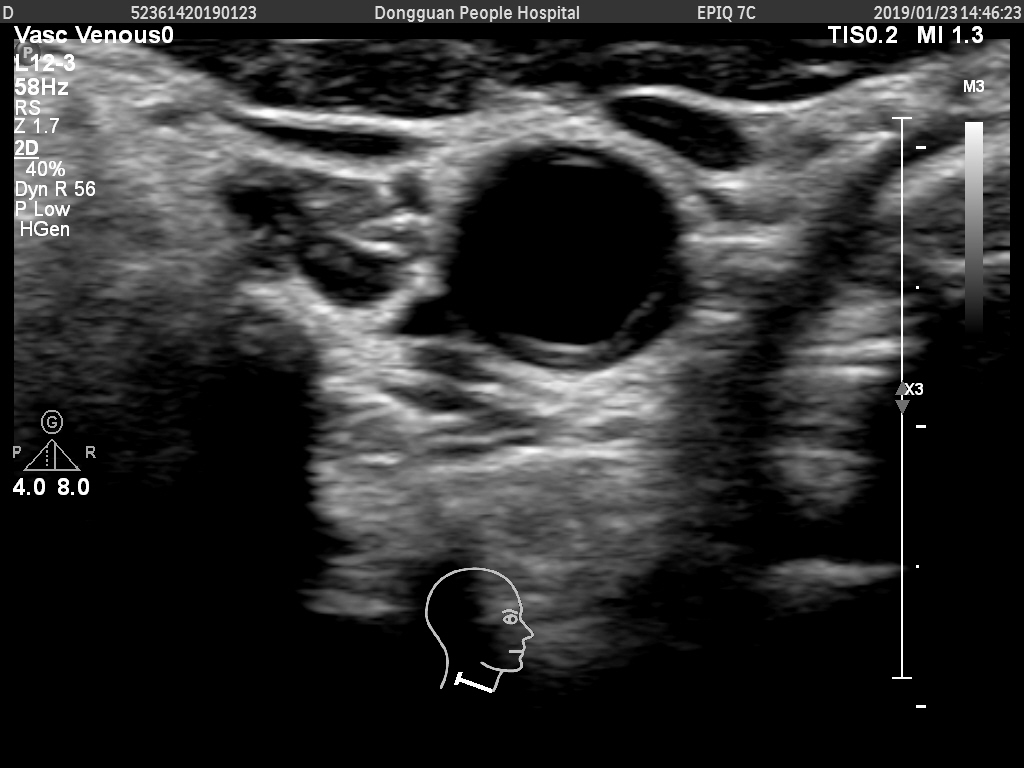
#> input picture workspace/AcademicAN/TwoStage/袁洪稳-右-硬化-横切.jpg, 1024 x 768 px
$ python leveSetCV.py
#> lines starting #> are read from the running program, lines starting #| are printed output that depends on the picture
import cv2
from pylab import*

Image = cv2.imread("../TwoStage/袁洪稳-右-硬化-横切.jpg", 1)  # 读入原图
#> Image is the input picture: shape (768, 1024, 3); min 0, max 255, mean 48
Image = Image[100:450, 300:700]
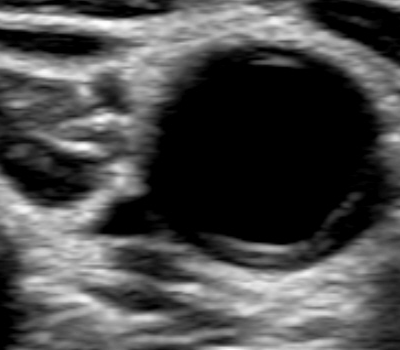
#> Image: shape (350, 400, 3); min 0, max 255, mean 75.2
image = cv2.cvtColor(Image, cv2.COLOR_BGR2GRAY)
img = np.array(image, dtype=np.float64)  # 读入到np的array中，并转化浮点类型

# 初始水平集函数
IniLSF = np.ones((img.shape[0], img.shape[1]), img.dtype)
IniLSF[300:320, 300:320] = -1
IniLSF = -IniLSF

# 画初始轮廓
Image = cv2.cvtColor(Image, cv2.COLOR_BGR2RGB)
plt.figure(1), plt.imshow(Image), plt.xticks([]), plt.yticks(
    [])  # to hide tick values on X and Y axis
plt.contour(IniLSF, [0], color='b', linewidth=2)  # 画LSF=0处的等高线
plt.draw(), plt.show(block=False)
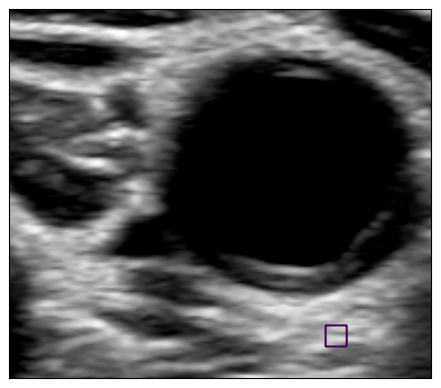
#> figure drawn by matplotlib, 1 panel


def mat_math(intput, str):
    output = intput
    for i in range(img.shape[0]):
        for j in range(img.shape[1]):
            if str == "atan":
                output[i, j] = math.atan(intput[i, j])
            if str == "sqrt":
                output[i, j] = math.sqrt(intput[i, j])
    return output


# CV函数
def CV(LSF, img, mu, nu, epison, step):

#> (the run stopped early here; a loop or call above may not have finished)
